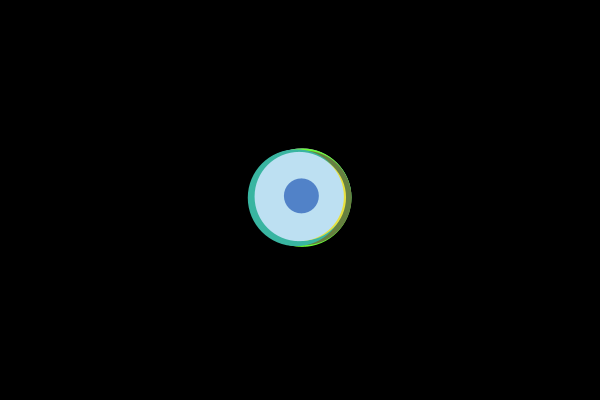
Frame 1 (no input)
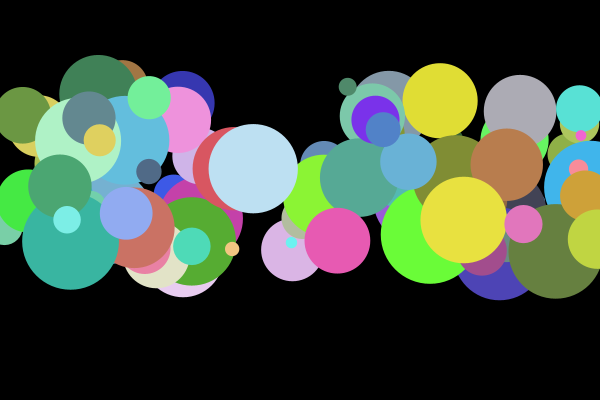
Frame 60 (the mouse pressed at the canvas centre just before this capture)
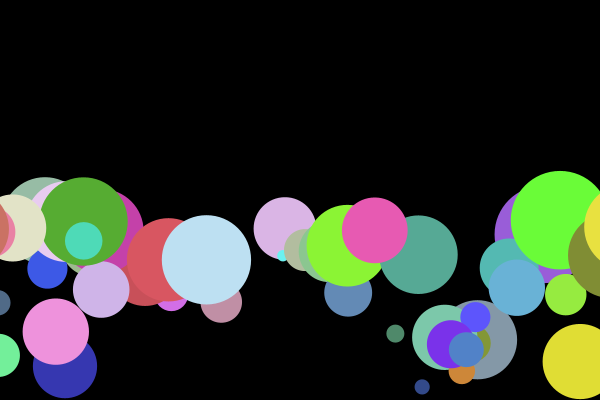
Frame 120 (the mouse held since frame 60 and released just before this capture)

The Processing sketch that drew these frames (run headless with seeded random() and noise(); from frame 60 on, the mouse is pressed at the canvas centre):

// Processing sketch: processing_163239
// ── processing_163239.pde

Ball[] balls;

void setup() {
  size(600, 400);
  initBalls();
  ellipseMode(RADIUS);
  noStroke();
}

void draw() {
  background(0);
  for(int i = 0; i<balls.length; i++) {
    balls[i].move();
    balls[i].display();
  }
  if (keyPressed && key == 'n') {
    initBalls();
  }
}
  
void initBalls() {
  balls = new Ball[100];
  for(int i = 0; i<balls.length; i++) {
    balls[i] = new Ball(width/2, height/2, random(5,50), height);
  }
}
class Ball {
  float x, y, radius;
  int maxHeight;
  color c;
  float dx, dy;

  Ball(float x, float y, float r, int maxHeight) {
    this.x = x;
    this.y = y;
    this.radius = r;
    this.maxHeight = maxHeight;
    this.c = color(random(50, 255), random(50, 255), random(50, 255) );
    this.dx = random(-5, 5);
    this.dy = random(-5, -2);
  }
  
  void move() {
    x += dx;
    if ((y+radius+dy+0.1) > maxHeight) {
      dy = -0.90*dy;
    } else {
      dy += 0.1;
    }
    y += dy;
  }
  
  void display() {
    fill(c);
    ellipse(x, y, radius, radius);
  }
}
